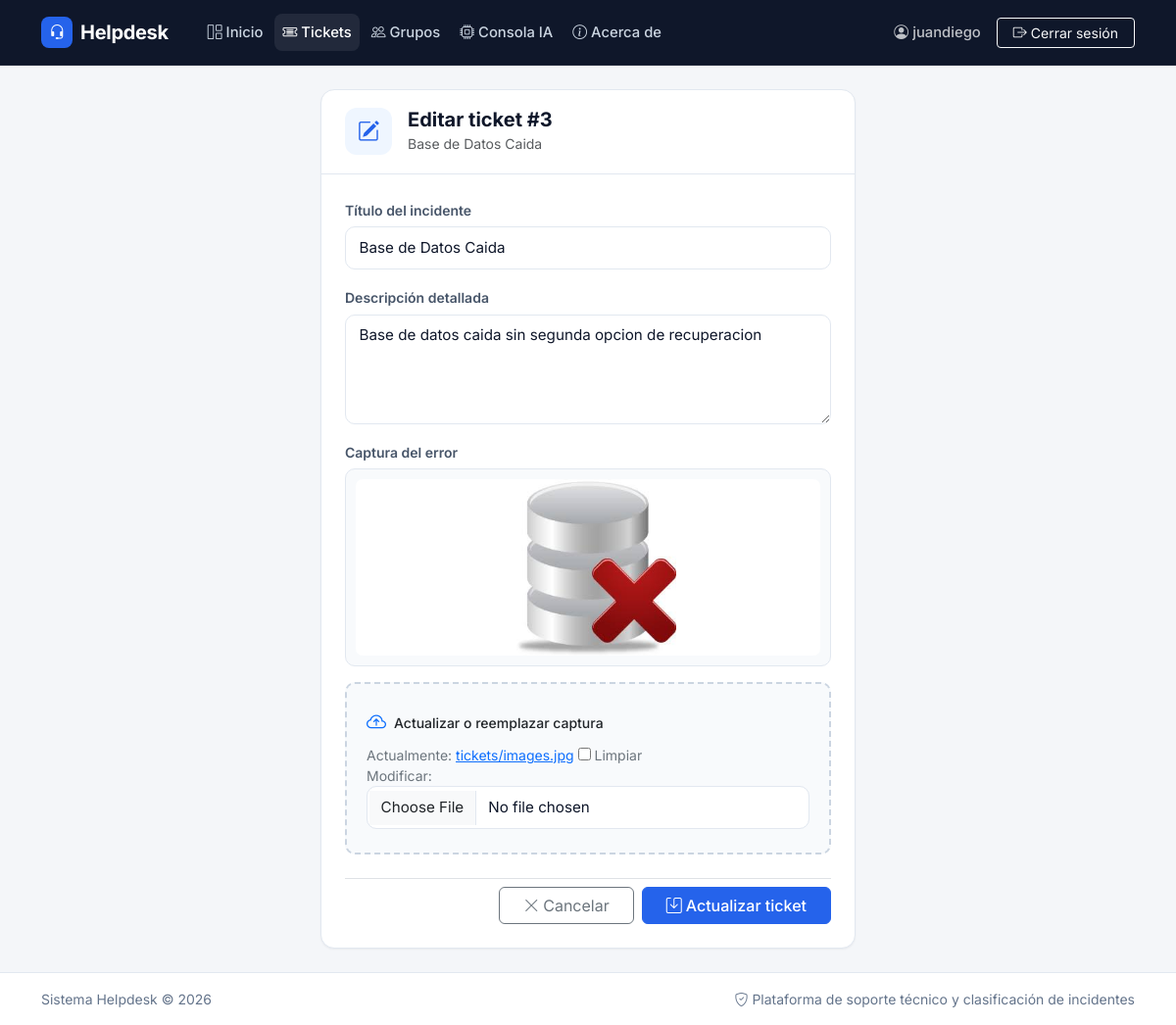
The page /tickets/3/editar/ (signed in) on the database its author committed.
### soporte/models.py (models this page shows, shortened)
class Ticket(models.Model):
    PRIORIDAD_CHOICES = [
        ('Alta', 'Alta'),
        ('Media', 'Media'),
        ('Baja', 'Baja'),
    ]
    titulo = models.CharField(max_length=200)
    descripcion = models.TextField()
    imagen = models.ImageField(upload_to='tickets/', null=True, blank=True)
    prioridad = models.CharField(max_length=10, choices=PRIORIDAD_CHOICES, default='Media', blank=True)

### soporte/views.py (the view)
# urls.py: path('tickets/<int:id>/editar/', views.editar_ticket_view, name='editar_ticket'),
@login_required
def editar_ticket_view(request, id):
    ticket = get_object_or_404(Ticket, id=id)
    if request.method == 'POST':
        form = TicketForm(request.POST, request.FILES, instance=ticket)
        if form.is_valid():
            form.save()
            return redirect('detalle_ticket', id=ticket.id)
    else:
        form = TicketForm(instance=ticket)
    return render(request, 'soporte/editar-ticket.html', {'form': form, 'ticket': ticket})

### soporte/forms.py
class TicketForm(forms.ModelForm):
    class Meta:
        model = Ticket
        fields = ['titulo', 'descripcion', 'imagen']
        labels = {
            'titulo': 'Título del incidente',
            'descripcion': 'Descripción detallada',
            'imagen': 'Captura del error',
        }
        widgets = {
            'titulo': forms.TextInput(attrs={
                'class': 'form-control',
                'placeholder': 'Ej: Error al iniciar el servidor de facturación',
            }),
            'descripcion': forms.Textarea(attrs={
                'class': 'form-control',
                'rows': 4,
                'placeholder': 'Describe el problema, pasos para reproducirlo o mensajes mostrados...',
            }),
            'imagen': forms.ClearableFileInput(attrs={
                'class': 'form-control',
                'accept': 'image/*',
            }),
        }

### templates/soporte/editar-ticket.html (shortened to what this page needs)
{% extends 'layouts/base.html' %}
{% block content %}
<div class="row justify-content-center">
    <div class="col-md-8 col-lg-6">
        <div class="surface-card">
            <div class="surface-header d-flex align-items-center gap-3">
                <span class="auth-icon-circle">
                    <i class="bi bi-pencil-square"></i>
                </span>
                <div>
                    <h1 class="h5 fw-bold mb-0">Editar ticket #{{ ticket.id }}</h1>
                    <small class="text-muted">{{ ticket.titulo }}</small>
                </div>
            </div>
            <div class="p-4">
                <form method="post" enctype="multipart/form-data">
                    <div class="mb-3">
                        <label for="{{ form.titulo.id_for_label }}" class="form-label">{{ form.titulo.label }}</label>
                        {{ form.titulo }}
                    </div>
                    <div class="mb-3">
                        <label for="{{ form.descripcion.id_for_label }}" class="form-label">{{ form.descripcion.label }}</label>
                        {{ form.descripcion }}
                    </div>
                    <div class="mb-4">
                        <label for="{{ form.imagen.id_for_label }}" class="form-label">{{ form.imagen.label }}</label>
                        {% if ticket.imagen %}
                            <div class="evidence-frame mb-3">
                                <img src="{{ ticket.imagen.url }}" alt="Imagen actual" style="max-height: 180px;">
                            </div>
                        {% endif %}
                        <div class="upload-dropzone text-start">
                            <div class="d-flex align-items-center gap-2 mb-2">
                                <i class="bi bi-cloud-arrow-up text-primary fs-5"></i>
                                <span class="fw-medium small text-dark">Actualizar o reemplazar captura</span>
                            </div>
                            <div class="small text-secondary">
                                {{ form.imagen }}
                            </div>
                        </div>
                    </div>
                    <div class="d-flex flex-column flex-sm-row gap-2 justify-content-end pt-2 border-top">
                        <a href="{% url 'detalle_ticket' ticket.id %}" class="btn btn-outline-secondary px-4">
                            <i class="bi bi-x-lg me-1"></i>Cancelar
                        </a>
                        <button type="submit" class="btn btn-primary px-4">
                            <i class="bi bi-save me-1"></i>Actualizar ticket
                        </button>
                    </div>
                </form>
            </div>
        </div>
    </div>
</div>
{% endblock %}

### templates/layouts/base.html (shortened to what this page needs)
{% load static %}
<!DOCTYPE html>
<html lang="es">
<head>
    <link href="https://cdn.jsdelivr.net/npm/bootstrap@5.3.3/dist/css/bootstrap.min.css" rel="stylesheet">
    <link href="https://cdn.jsdelivr.net/npm/bootstrap-icons@1.11.3/font/bootstrap-icons.min.css" rel="stylesheet">
    <link href="{% static 'css/styles.css' %}" rel="stylesheet">
</head>
<body class="d-flex flex-column min-vh-100">
    <nav class="navbar navbar-expand-lg navbar-dark navbar-helpdesk sticky-top">
        <div class="container py-1">
            <a class="navbar-brand d-flex align-items-center gap-2" href="{% url 'home' %}">
                <span class="brand-mark">
                    <i class="bi bi-headset"></i>
                </span>
                <span>Helpdesk</span>
            </a>
            <div class="collapse navbar-collapse" id="navbarHelpdesk">
                <ul class="navbar-nav me-auto ms-lg-3 gap-1">
                    <li class="nav-item">
                        <a class="nav-link {% if request.resolver_match.url_name == 'home' %}active{% endif %}" href="{% url 'home' %}">
                            <i class="bi bi-grid-1x2 me-1"></i>Inicio
                        </a>
                    </li>
                    {% if user.is_authenticated %}
                        <li class="nav-item">
                            <a class="nav-link {% if request.resolver_match.url_name in 'tickets nuevo_ticket detalle_ticket editar_ticket crear_tarea' %}active{% endif %}" href="{% url 'tickets' %}">
                                <i class="bi bi-ticket-detailed me-1"></i>Tickets
                            </a>
                        </li>
                        <li class="nav-item">
                            <a class="nav-link {% if request.resolver_match.url_name in 'grupos editar_grupo' %}active{% endif %}" href="{% url 'grupos' %}">
                                <i class="bi bi-people me-1"></i>Grupos
                            </a>
                        </li>
                    {% endif %}
                    <li class="nav-item">
                        <a class="nav-link {% if request.resolver_match.url_name == 'probar_ia' %}active{% endif %}" href="{% url 'probar_ia' %}">
                            <i class="bi bi-cpu me-1"></i>Consola IA
                        </a>
                    </li>
                    <li class="nav-item">
                        <a class="nav-link {% if request.resolver_match.url_name == 'acerca_de' %}active{% endif %}" href="{% url 'acerca_de' %}">
                            <i class="bi bi-info-circle me-1"></i>Acerca de
                        </a>
                    </li>
                </ul>
                <ul class="navbar-nav ms-auto align-items-lg-center gap-2 mt-2 mt-lg-0">
                    {% if user.is_authenticated %}
                        <li class="nav-item">
                            <span class="nav-link text-light opacity-75">
                                <i class="bi bi-person-circle me-1"></i>{{ user.username }}
                            </span>
                        </li>
                        <li class="nav-item">
                            <form action="{% url 'logout' %}" method="post" class="d-inline">
                                <button type="submit" class="btn btn-outline-light btn-sm px-3">
                                    <i class="bi bi-box-arrow-right me-1"></i>Cerrar sesión
                                </button>
                            </form>
                        </li>
                    {% endif %}
                </ul>
            </div>
        </div>
    </nav>
    <main class="container py-4 flex-grow-1">
        {% block content %}{% endblock %}
    </main>
    <footer class="site-footer py-3 mt-auto">
        <div class="container d-flex flex-column flex-sm-row justify-content-between align-items-center gap-2">
            <span>Sistema Helpdesk &copy; 2026</span>
            <span class="d-flex align-items-center gap-1">
                <i class="bi bi-shield-check"></i>Plataforma de soporte técnico y clasificación de incidentes
            </span>
        </div>
    </footer>
</body>
</html>

### static/css/styles.css (style rules this page uses)
:root { --bg-body: #f4f6f9; --bg-surface: #ffffff; --bg-navbar: #0f172a; --border-subtle: #e2e8f0; --text-primary: #0f172a; --text-secondary: #475569; --text-muted: #64748b; --accent-primary: #2563eb; --accent-primary-hover: #1d4ed8; --accent-soft: #eff6ff; --shadow-sm: 0 1px 2px rgba(15, 23, 42, 0.05); --shadow-md: 0 6px 18px rgba(15, 23, 42, 0.07); --radius-md: 0.625rem; --radius-lg: 0.875rem; }
body { font-family: 'Inter', -apple-system, BlinkMacSystemFont, 'Segoe UI', Roboto, sans-serif; background-color: var(--bg-body); color: var(--text-primary); -webkit-font-smoothing: antialiased; }
.navbar-helpdesk { background-color: var(--bg-navbar); border-bottom: 1px solid rgba(255, 255, 255, 0.08); }
.navbar-helpdesk .navbar-brand { font-weight: 700; letter-spacing: -0.015em; }
.navbar-helpdesk .nav-link { color: #cbd5e1; font-weight: 500; font-size: 0.925rem; padding: 0.5rem 0.85rem; border-radius: 0.5rem; transition: color 0.15s ease, background-color 0.15s ease; }
.navbar-helpdesk .nav-link:hover, .navbar-helpdesk .nav-link.active { color: #ffffff; background-color: rgba(255, 255, 255, 0.08); }
.brand-mark { width: 32px; height: 32px; border-radius: 8px; background-color: var(--accent-primary); color: #ffffff; display: inline-flex; align-items: center; justify-content: center; font-size: 1rem; }
.surface-card { background-color: var(--bg-surface); border: 1px solid var(--border-subtle); border-radius: var(--radius-lg); box-shadow: var(--shadow-sm); }
.surface-header { background-color: transparent; border-bottom: 1px solid var(--border-subtle); padding: 1.15rem 1.5rem; }
.btn-primary { background-color: var(--accent-primary); border-color: var(--accent-primary); font-weight: 500; }
.form-control, .form-select { border-color: var(--border-subtle); border-radius: var(--radius-md); padding: 0.6rem 0.85rem; font-size: 0.95rem; color: var(--text-primary); }
.form-label { font-weight: 600; font-size: 0.875rem; color: var(--text-secondary); margin-bottom: 0.4rem; }
.evidence-frame { background-color: #f8fafc; border: 1px solid var(--border-subtle); border-radius: var(--radius-md); padding: 0.625rem; }
.evidence-frame img { width: 100%; max-height: 420px; object-fit: contain; border-radius: 0.45rem; background-color: #ffffff; }
.upload-dropzone { border: 2px dashed #cbd5e1; border-radius: var(--radius-md); background-color: #f8fafc; padding: 1.5rem 1.25rem; text-align: center; transition: border-color 0.15s ease, background-color 0.15s ease; cursor: pointer; }
.auth-icon-circle { width: 48px; height: 48px; border-radius: 12px; background-color: var(--accent-soft); color: var(--accent-primary); display: inline-flex; align-items: center; justify-content: center; font-size: 1.4rem; }
.site-footer { background-color: var(--bg-surface); border-top: 1px solid var(--border-subtle); color: var(--text-muted); font-size: 0.875rem; }

### rows shown on the page
Ticket: id "3", titulo "Base de Datos Caida", descripcion "Base de datos caida sin segunda opcion de recuperacion", imagen (picture)

### other values the page prints
{{ user.username }} "juandiego"
